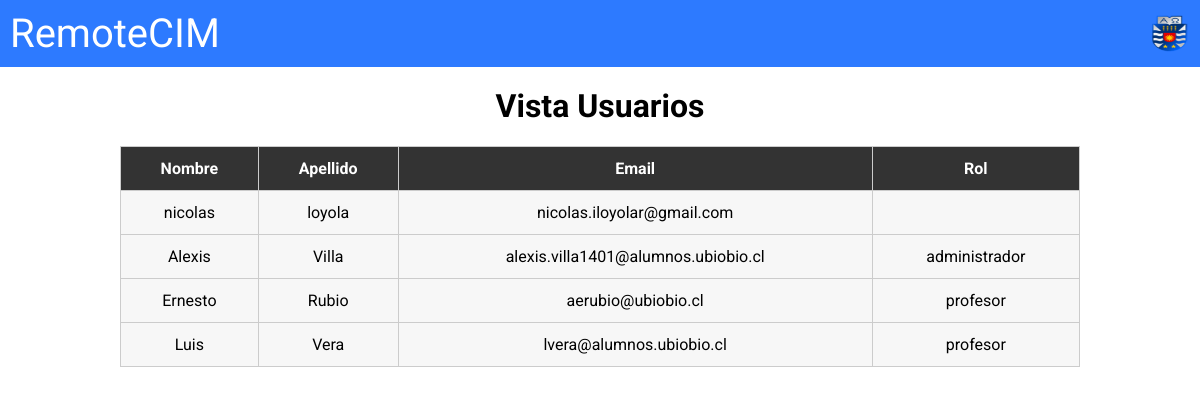
The page /vista_usuarios/ on the database its author committed.
### remotecim/models.py (models this page shows, shortened)
class Usuario(AbstractBaseUser, PermissionsMixin):
    id_usuario = models.AutoField(primary_key=True)
    nombre = models.CharField(max_length=255)
    apellido = models.CharField(max_length=255)
    email = models.EmailField(max_length=255, unique=True)
    password = models.CharField(max_length=255)
    rol = models.CharField(max_length=255)
    is_active = models.BooleanField(default=True)
    is_staff = models.BooleanField(default=False)
    fecha_hora_inicio = models.DateTimeField(null=True, blank=True)
    fecha_hora_fin = models.DateTimeField(null=True, blank=True)
    ultima_estacion = models.CharField(max_length=255, choices=(
        ('almacenamiento', 'Almacenamiento'),
        ('mecanizado', 'Mecanizado'),
        ('control_de_calidad', 'Control de Calidad'),
    ), null=True, blank=True)
    USERNAME_FIELD = 'email'
    REQUIRED_FIELDS = ['nombre', 'apellido']
    objects = UsuarioManager()

### remotecim/views.py (the view)
# urls.py: path('vista_usuarios/', users_view, name = 'vista_usuarios'),
def users_view(request):
    usuarios = Usuario.objects.all()
    return render(request, 'vista_usuarios.html', {'usuarios': usuarios})

### remotecim/templates/vista_usuarios.html
{% extends 'base.html' %}
{% block content %}
  <h1 class="h1-historial">Vista Usuarios</h1>
  <div class="table-container">
    <table class="custom-table">
      <thead>
        <tr>
          <th>Nombre</th>
          <th>Apellido</th>
          <th>Email</th>
          <th>Rol</th>
        </tr>
      </thead>
      <tbody>
        {% for usuario in usuarios %}
          <tr>
            <td>{{ usuario.nombre }}</td>
            <td>{{ usuario.apellido }}</td>
            <td>{{ usuario.email }}</td>
            <td>{{ usuario.rol }}</td>
          </tr>
        {% endfor %}
      </tbody>
    </table>
  </div>
{% endblock %}

### remotecim/static/css/styles-navbar.css (style rules this page uses)
body { font-family: 'Roboto', sans-serif; margin: 0; padding: 0; }
:root { --primary-color: #2d7aff; }

### remotecim/static/css/styles-historial.css (style rules this page uses)
.h1-historial { text-align: center; }
.table-container { max-height: 400px; overflow-y: auto; }

### remotecim/static/css/styles-main.css (style rules this page uses)
td { background: gray; cursor: pointer; }

### remotecim/static/css/styles-vista_usuarios.css (style rules this page uses)
.table-container { width: 80%; margin: 0 auto; }
.custom-table { width: 100%; border-collapse: collapse; border: 1px solid #ccc; }
.custom-table th, .custom-table td { padding: 12px; text-align: center; border-bottom: 1px solid #ccc; border-right: 1px solid #ccc; }
.custom-table th { background-color: #333; color: #fff; }
.custom-table th:last-child, .custom-table td:last-child { border-right: none; }
.custom-table tr:last-child td { border-bottom: none; }
.custom-table tr:nth-child(even) { background-color: #f2f2f2; }
.custom-table td { background-color: #f7f7f7; }
.h1-historial { text-align: center; margin-top: 20px; }

### rows shown on the page
Usuario: nombre "nicolas", apellido "loyola", email "nicolas.iloyolar@gmail.com"
Usuario: nombre "Alexis", apellido "Villa", email "alexis.villa1401@alumnos.ubiobio.cl", rol "administrador"
Usuario: nombre "Ernesto", apellido "Rubio", email "aerubio@ubiobio.cl", rol "profesor"
Usuario: nombre "Luis", apellido "Vera", email "lvera@alumnos.ubiobio.cl", rol "profesor"
